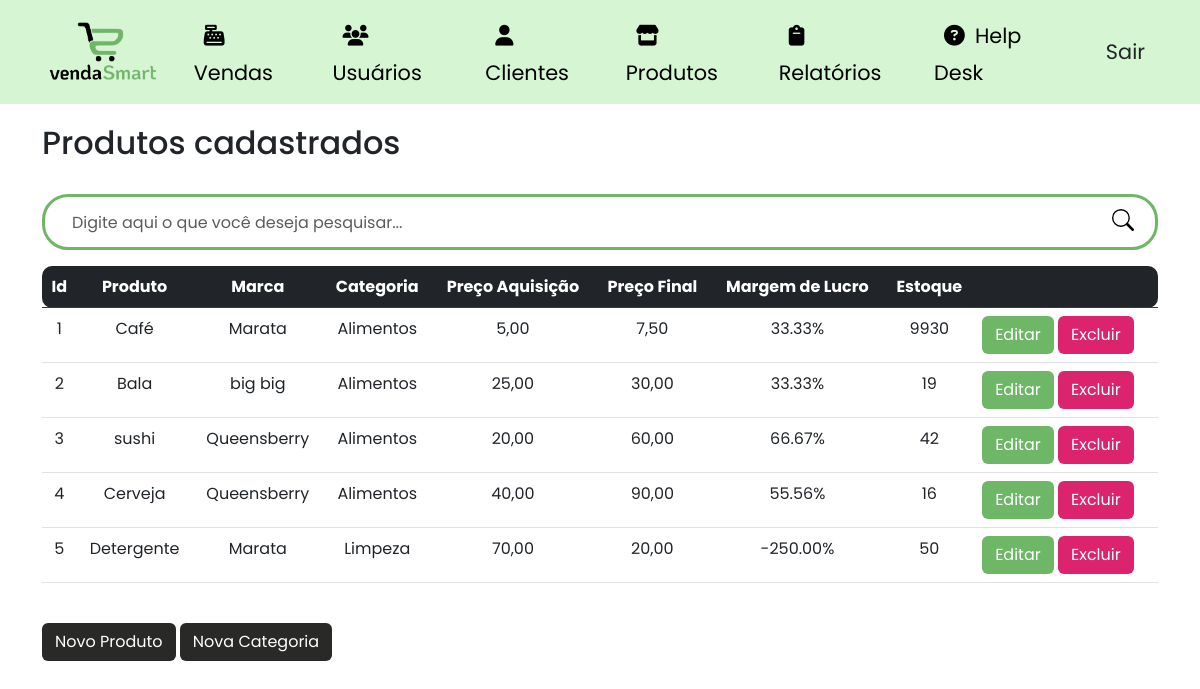
The app's page /produtos (signed in), older data.
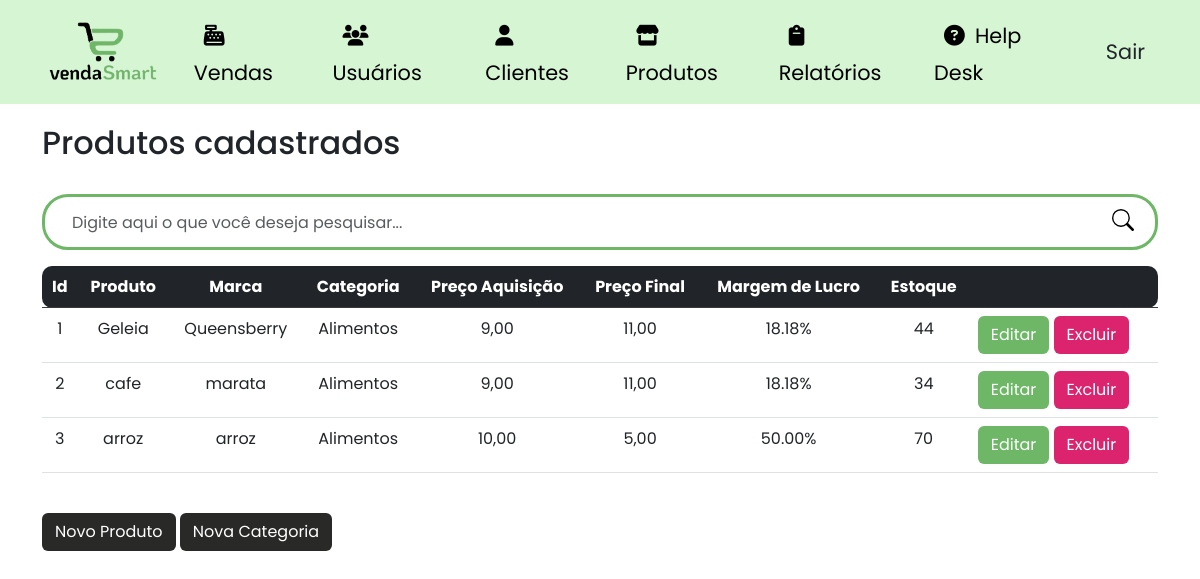
The same page, newer data.
### site_atividade/models/__init__.py (models this page shows, shortened)
class Produtos(database.Model):
    id_produtos = database.Column(database.Integer, primary_key=True)
    produto = database.Column(database.String, nullable=False)
    marca = database.Column(database.String, nullable=False)
    preco_aquisicao = database.Column(database.Float, nullable=False)
    preco = database.Column(database.Float, nullable=False)
    estoque = database.Column(database.Integer, nullable=False)
    margem_lucro = database.Column(database.Float, nullable=True)
    categoria_fk = database.Column(database.Integer, database.ForeignKey('categoria.id_categoria'), nullable=False)
    itens_venda = database.relationship('ItemVenda', backref='produto')

class Categoria(database.Model):
    id_categoria = database.Column(database.Integer, primary_key=True)
    categoria = database.Column(database.String, nullable=False)
    produtos = database.relationship('Produtos', backref='categoria', lazy=True)

### site_atividade/routers/__init__.py (the view)
@app.route("/produtos")
@login_required
def produtos():
    search_term = request.args.get('search')
    if search_term:
        produtos = Produtos.query.filter(Produtos.produto.ilike(f'%{search_term}%')).all()
    else:
        produtos = Produtos.query.all()
    categorias = Categoria.query.all()  # Obter todas as categorias
    return render_template('lista_produto.html', produtos=produtos, categorias=categorias)

### site_atividade/models/__init__.py (called while the page is built)
@login_manager.user_loader
def load_usuario(id_usuario):
    return Usuario.query.get(int(id_usuario))

### site_atividade/templates/lista_produto.html (shortened to what this page needs)
{% extends 'base.html' %}
{% block body %}
        <div class="container theme-showcase" role="main">
            <br>
            <div class="page-header">
                <h2 class="box-title col-md-12">Produtos cadastrados</h2>
            </div>
            <br>
            <div class="search-box">
                <form class="form-search" action="{{ url_for('produtos') }}" method="GET">
                    <div class="input-group form-group-search">
                        <input type="text" class="form-control form-control-search" placeholder="Digite aqui o que você deseja pesquisar..." id="search-input" name="search">
                        <span class="input-group-btn">
                            <button class="btn-search type="submit"></button>
                        </span>
                    </div>
                </form>
            </div>
            <div class="list-product">
                <table class="table table-hover scrollable-table">
                    <thead class="table-dark">
                        <tr>
                            <th class="text-center table-rounded-start">Id</th>
                            <th class="text-center">Produto</th>
                            <th class="text-center">Marca</th>
                            <th class="text-center">Categoria</th>
                            <th class="text-center">Preço Aquisição</th>
                            <th class="text-center">Preço Final</th>
                            <th class="text-center">Margem de Lucro</th>
                            <th class="text-center">Estoque</th>
                            <th class="table-rounded-end"> </th>
                        </tr>
                    </thead>
                    <tbody>
                    {% for produto in produtos %}
                        <tr data-href="#">
                           </td> <td class="text-center"> {{ produto.id_produtos }} </td>
                            <td class="text-center">{{ produto.produto }}</td>
                            <td class="text-center ">{{ produto.marca }}</td>
                            <td class="text-center">{{ produto.categoria.categoria }}</td>
                            <td class="text-center">{{ "{:.2f}".format(produto.preco_aquisicao).replace('.', ',') }}</td>
                            <td class="text-center">{{ "{:.2f}".format(produto.preco).replace('.', ',') }}</td>
                            <td class="text-center">{{ "{:.2f}%".format(produto.margem_lucro) }}</td>
                            <td class="text-center">{{ produto.estoque }}</td>
                            <td class="btn-edit-delete text-right">
                                <a class="btn btn-color1 text-white" data-toggle="modal" data-target="#editProdutoModal{{ produto.id_produtos }}">Editar</a>
                                <a class="btn btn-color2 text-white" data-toggle="modal" data-target="#deleteProdutoModal{{ produto.id_produtos }}">Excluir</a>
                            </td>
                        </tr>
                    {% endfor %}
                    </tbody>
                </table>
            </div>
            <br>
            <div class="pull-right">
                <button type="button" class="btn btn-color3" data-toggle="modal" data-target="#addProdutoModal">
                    Novo Produto
                </button>
                <button type="button" class="btn btn-color3" data-toggle="modal" data-target="#addCategoriaModal">
                    Nova Categoria
                </button>
            </div>
{% endblock %}

Row changes from the older to the newer data that the page shows:
removed Produtos: id_produtos "4", produto "Cerveja", marca "Queensberry", categoria.categoria "Alimentos", preco_aquisicao "40,00", preco "90,00", margem_lucro "55.56%", estoque "16"
removed Produtos: id_produtos "5", produto "Detergente", marca "Marata", categoria.categoria "Limpeza", preco_aquisicao "70,00", preco "20,00", margem_lucro "-250.00%", estoque "50"
changed Produtos id 1: produto "Café" → "Geleia"; marca "Marata" → "Queensberry"; preco_aquisicao "5,00" → "9,00"; preco "7,50" → "11,00"; margem_lucro "33.33%" → "18.18%"; estoque "9930" → "44"
changed Produtos id 2: produto "Bala" → "cafe"; marca "big big" → "marata"; preco_aquisicao "25,00" → "9,00"; preco "30,00" → "11,00"; margem_lucro "33.33%" → "18.18%"; estoque "19" → "34"
changed Produtos id 3: produto "sushi" → "arroz"; marca "Queensberry" → "arroz"; preco_aquisicao "20,00" → "10,00"; preco "60,00" → "5,00"; margem_lucro "66.67%" → "50.00%"; estoque "42" → "70"
